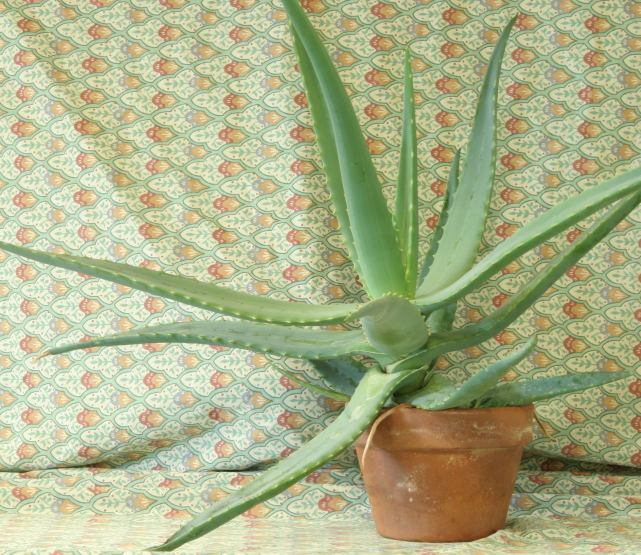
//> input picture 08_3D_vision/08_01_disparity/data/aloeL.jpg, 1282 x 1110 px (shown at 1/2 size)
$ ./main ../../08_3D_vision/08_01_disparity/data/aloeL.jpg   (built with g++ and OpenCV 4)
//> lines starting //> are read from the running program, lines starting //| are printed output that depends on the picture; after the words box and inside, x2 and y2 are one past the last pixel; in counts of white or black regions, pixels touching at a corner belong together
/**
 * @file main.cpp
 * @brief Contour detection and drawing using OpenCV findContours function
 * @author José Miguel Guerrero Hernández
 * @note This example demonstrates how to detect contours in a binary image
 *       using Canny edge detection and findContours, then draw them
 */

#include <string>
#include <algorithm>
#include <cstdlib>
#include <opencv2/highgui.hpp>
#include <opencv2/imgproc.hpp>
#include <iostream>

namespace
{
// The images this example works on are about 1400 px on the long side, and
// several windows at that size do not fit on a normal screen. The processing
// always runs at full resolution: only the copy sent to the screen is reduced,
// with INTER_AREA, which is the interpolation meant for shrinking
constexpr int MAX_DISPLAY_SIDE = 800;

// Returns the copy that goes to the screen, already reduced. Whatever is drawn
// on the result keeps its size in screen pixels, so labels are written here and
// not on the full-resolution frame: drawn before the reduction they shrink with
// it and stop being readable
cv::Mat fitToScreen(const cv::Mat & image)
{
  const int side = std::max(image.cols, image.rows);
  if (side <= MAX_DISPLAY_SIDE || image.empty()) {
    return image.clone();
  }
  const double factor = static_cast<double>(MAX_DISPLAY_SIDE) / side;
  cv::Mat reduced;
  cv::resize(image, reduced, cv::Size(), factor, factor, cv::INTER_AREA);
  return reduced;
}

void showFit(const std::string & window, const cv::Mat & image)
{
  cv::imshow(window, fitToScreen(image));
}
}  // namespace

namespace Config
{
// Preprocessing parameters
constexpr int GAUSSIAN_KERNEL_SIZE = 5;
constexpr double GAUSSIAN_SIGMA = 0.0;

// Edge detection parameters
constexpr double CANNY_THRESHOLD_LOW = 50.0;
constexpr double CANNY_THRESHOLD_HIGH = 100.0;
constexpr int CANNY_APERTURE_SIZE = 3;

// Visualization parameters
constexpr int CONTOUR_THICKNESS = 2;
}

int main(int argc, char ** argv)
{
  // ========================================
  // Load Input Image
  // ========================================
  // Command-line arguments; --help prints the usage
  cv::CommandLineParser parser(argc, argv,
    "{help h | | Show this help message}"
    "{@input | ../../data/coins.png | Input file}");
  if (parser.has("help")) {
    parser.printMessage();
    return EXIT_SUCCESS;
  }
  const std::string image_path = parser.get<std::string>("@input");

  // Without this, a malformed value (--frames=xyz) is reported by the parser
  // but the example carries on with the default, which is the hardest kind
  // of failure to diagnose. Note it validates values, not option names:
  // cv::CommandLineParser ignores an unknown option without complaining
  if (!parser.check()) {
    parser.printErrors();
    return EXIT_FAILURE;
  }
  const cv::Mat src = cv::imread(cv::samples::findFile(image_path, false), cv::IMREAD_COLOR);
//> src is the input picture: 1110 rows x 1282 cols, CV_8UC3; mean B, G, R 136.6, 177.2, 171.2

  if (src.empty()) {
    std::cerr << "Error: Could not open or find the image!" << std::endl;
    std::cerr << "Path: " << image_path << std::endl;
    std::cerr << "Usage: " << argv[0] << " <Input image>" << std::endl;
    return EXIT_FAILURE;
  }

  std::cout << "Image loaded: " << src.cols << "x" << src.rows << " pixels\n" << std::endl;
//| Image loaded: 1282x1110 pixels

  // ========================================
  // Preprocessing
  // ========================================
  cv::Mat gray, blurred;
  cv::cvtColor(src, gray, cv::COLOR_BGR2GRAY);
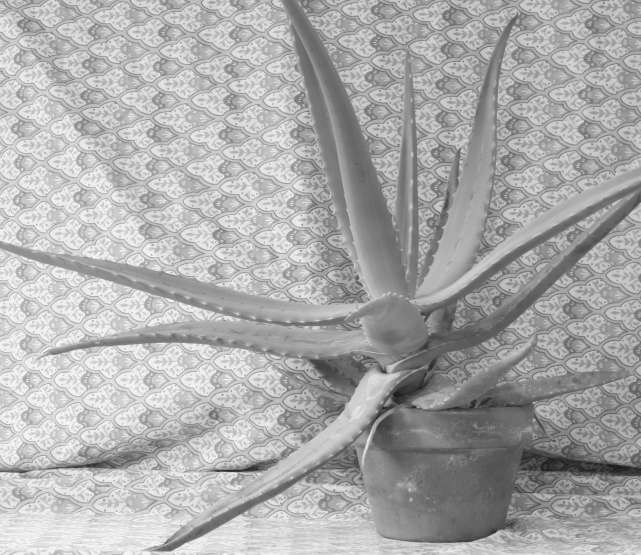
//> gray: 1110 rows x 1282 cols, CV_8UC1 (shown at 1/2 size); min 18, max 253, mean 170.8

  // Apply Gaussian blur to reduce noise
  cv::GaussianBlur(gray, blurred,
                   cv::Size(Config::GAUSSIAN_KERNEL_SIZE, Config::GAUSSIAN_KERNEL_SIZE),
                   Config::GAUSSIAN_SIGMA);

  // ========================================
  // Edge Detection
  // ========================================
  cv::Mat edges;
  cv::Canny(blurred, edges,
            Config::CANNY_THRESHOLD_LOW,
            Config::CANNY_THRESHOLD_HIGH,
            Config::CANNY_APERTURE_SIZE);
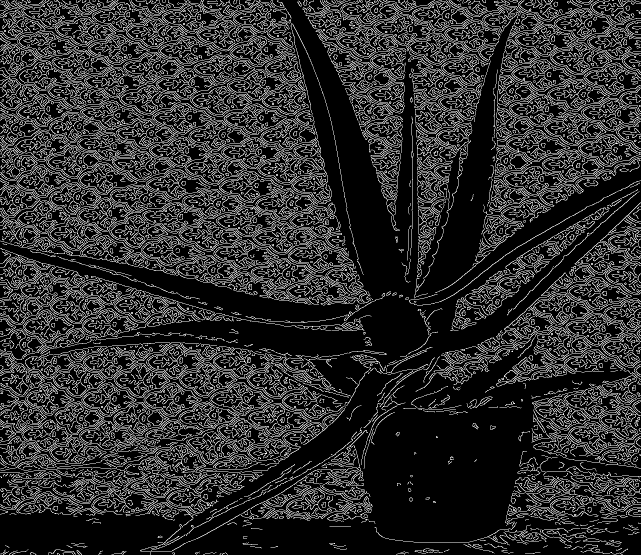
//> edges: 1110 rows x 1282 cols, CV_8UC1 (shown at 1/2 size); 17.9% white in thin lines or dots

  // ========================================
  // Contour Detection
  // ========================================
  // cv::findContours finds contours in a binary image
  // - RETR_TREE: Retrieves full hierarchy (all relationships)
  //   Alternatives: RETR_EXTERNAL (outermost only), RETR_LIST (no hierarchy)
  // - CHAIN_APPROX_SIMPLE: Stores only endpoints of segments
  //   Alternative: CHAIN_APPROX_NONE (all boundary points)
  // - hierarchy[i] = [next, previous, first_child, parent]
  std::vector<std::vector<cv::Point>> contours;
  std::vector<cv::Vec4i> hierarchy;
  cv::findContours(edges, contours, hierarchy, cv::RETR_TREE, cv::CHAIN_APPROX_SIMPLE);
//> contours = 5617 contours, 4001 with area under 20; largest, box (x1, y1, x2, y2) and area: (1156, 268, 1282, 334) 4556, (282, 471, 410, 533) 4472, (438, 342, 567, 406) 4462, (282, 471, 410, 533) 4418, (438, 342, 566, 406) 4398

  // Why so many contours? findContours traces the boundary of every WHITE
  // region. A Canny edge is itself a thin white stroke, so each stroke
  // produces TWO nested contours (its outer and inner boundary). The
  // alternative used in the next examples -- binarizing with Otsu instead
  // of Canny -- yields exactly one contour per object.
  std::cout << "Total contours found: " << contours.size() << "\n" << std::endl;
//| Total contours found: 5617

  // ========================================
  // Visualization: Draw Contours
  // ========================================
  // Create black image for drawing contours
  cv::Mat contours_only = cv::Mat::zeros(edges.size(), CV_8UC3);

  // cv::drawContours draws detected contours
  // Parameters:
  // - contourIdx: -1 draws all contours
  // - maxLevel: 1 draws contours + 1st level children
  cv::drawContours(contours_only, contours, -1, cv::Scalar(0, 0, 255),
                   Config::CONTOUR_THICKNESS, cv::LINE_8, hierarchy, 1);
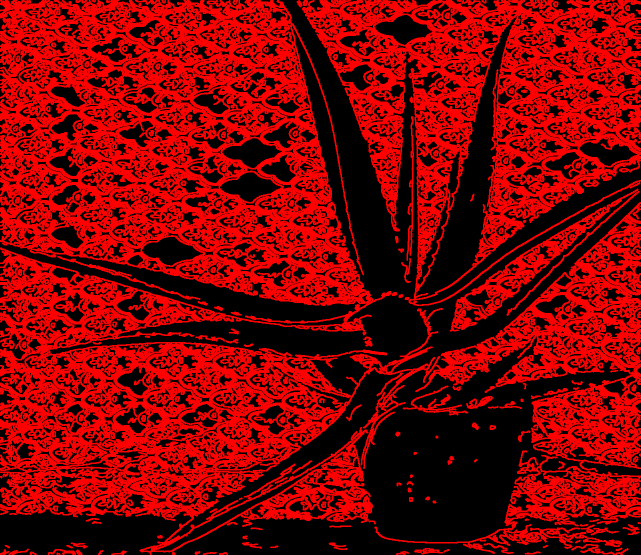
//> contours_only: 1110 rows x 1282 cols, CV_8UC3 (shown at 1/2 size); mean B, G, R 0, 0, 128.5

  // Draw contours overlaid on original image
  cv::Mat contours_overlay = src.clone();
  cv::drawContours(contours_overlay, contours, -1, cv::Scalar(0, 255, 0),
                   Config::CONTOUR_THICKNESS, cv::LINE_8, hierarchy, 1);
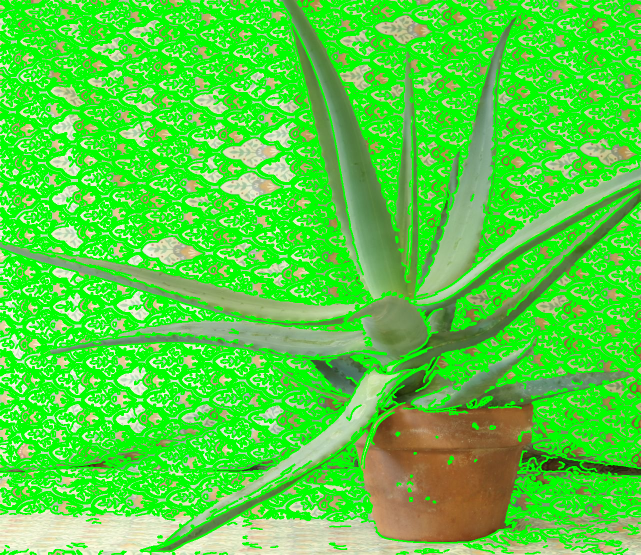
//> contours_overlay: 1110 rows x 1282 cols, CV_8UC3 (shown at 1/2 size); mean B, G, R 63.8, 213.4, 82.6

  // ========================================
  // Display Results
  // ========================================
  showFit("Original Image", src);
  showFit("Grayscale", gray);
  showFit("Gaussian Blur", blurred);
  showFit("Canny Edges", edges);
//> in fitToScreen (call 4), `cv::resize(image, reduced, cv::Size(), factor, factor, cv::INTER_AREA);`:
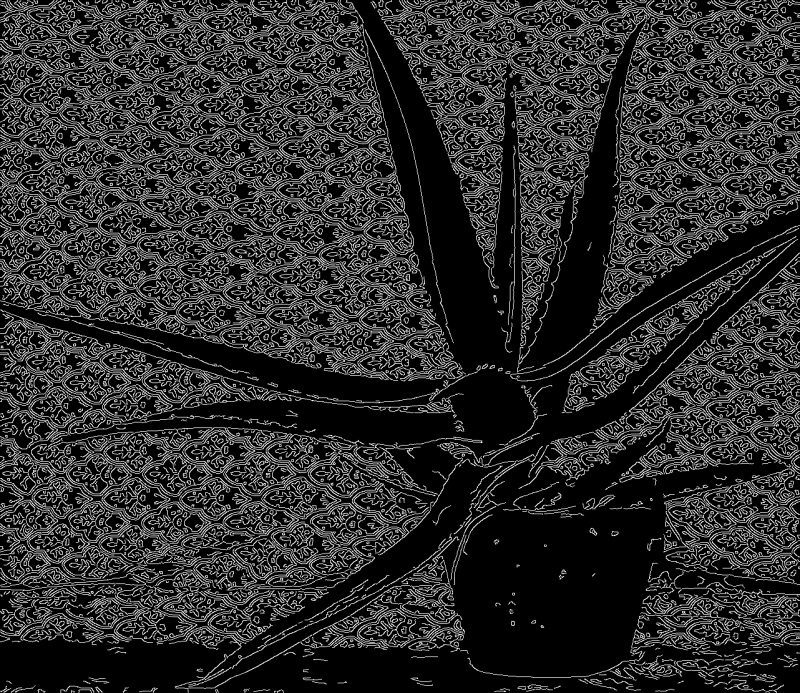
//> reduced: 693 rows x 800 cols, CV_8UC1; min 0, max 255, mean 45.7
  showFit("Contours Only", contours_only);
//> in fitToScreen (call 5), `cv::resize(image, reduced, cv::Size(), factor, factor, cv::INTER_AREA);`:
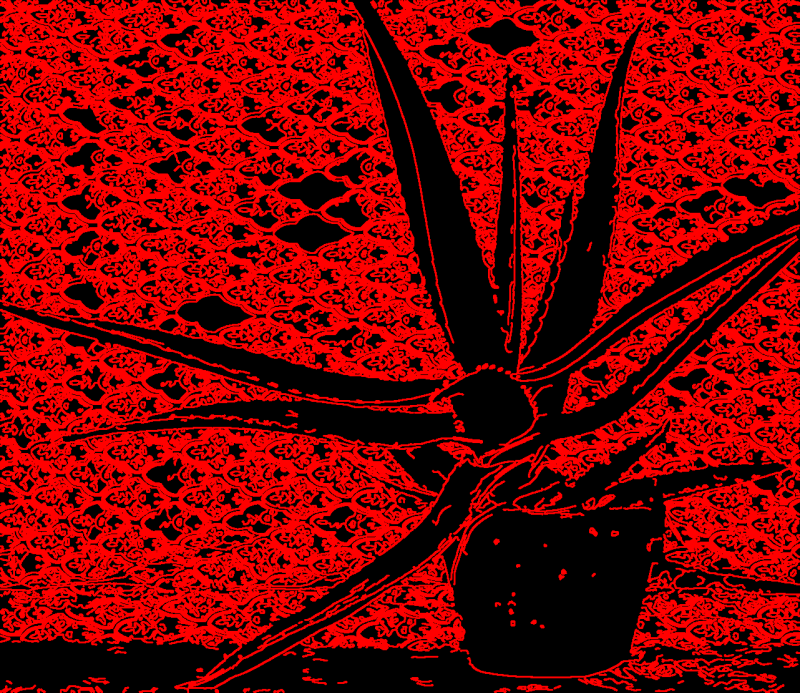
//> reduced: 693 rows x 800 cols, CV_8UC3; mean B, G, R 0, 0, 128.4
  showFit("Contours Overlay", contours_overlay);
//> in fitToScreen (call 6), `cv::resize(image, reduced, cv::Size(), factor, factor, cv::INTER_AREA);`:
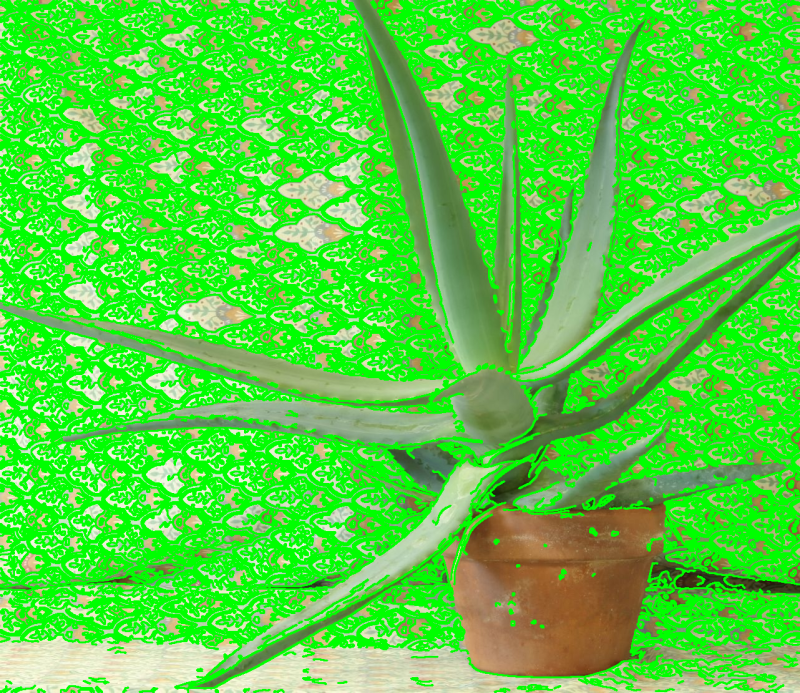
//> reduced: 693 rows x 800 cols, CV_8UC3; mean B, G, R 63.8, 213.4, 82.7

  std::cout << "Press any key to exit..." << std::endl;
  cv::waitKey(0);
  cv::destroyAllWindows();

  return EXIT_SUCCESS;
}
